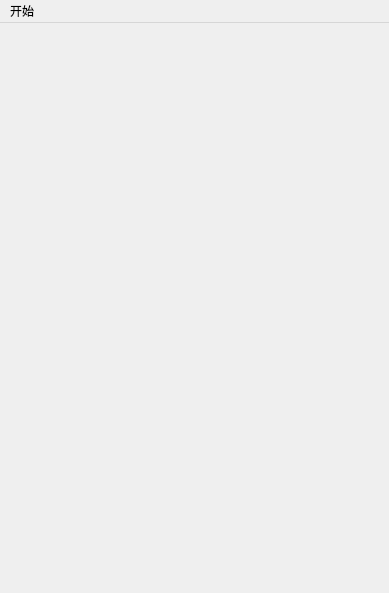
<?xml version="1.0" encoding="UTF-8"?>
<ui version="4.0">
 <class>MainWindow</class>
 <widget class="QMainWindow" name="MainWindow">
  <property name="geometry">
   <rect>
    <x>0</x>
    <y>0</y>
    <width>389</width>
    <height>593</height>
   </rect>
  </property>
  <property name="windowTitle">
   <string>MainWindow</string>
  </property>
  <property name="styleSheet">
   <string notr="true"/>
  </property>
  <widget class="QWidget" name="centralWidget"/>
  <widget class="QMenuBar" name="menuBar">
   <property name="geometry">
    <rect>
     <x>0</x>
     <y>0</y>
     <width>389</width>
     <height>23</height>
    </rect>
   </property>
   <widget class="QMenu" name="menu">
    <property name="title">
     <string>开始</string>
    </property>
    <addaction name="actionActionQuit"/>
   </widget>
   <addaction name="menu"/>
  </widget>
  <action name="actionActionQuit">
   <property name="text">
    <string>退出</string>
   </property>
  </action>
 </widget>
 <layoutdefault spacing="6" margin="11"/>
 <resources/>
 <connections/>
</ui>
